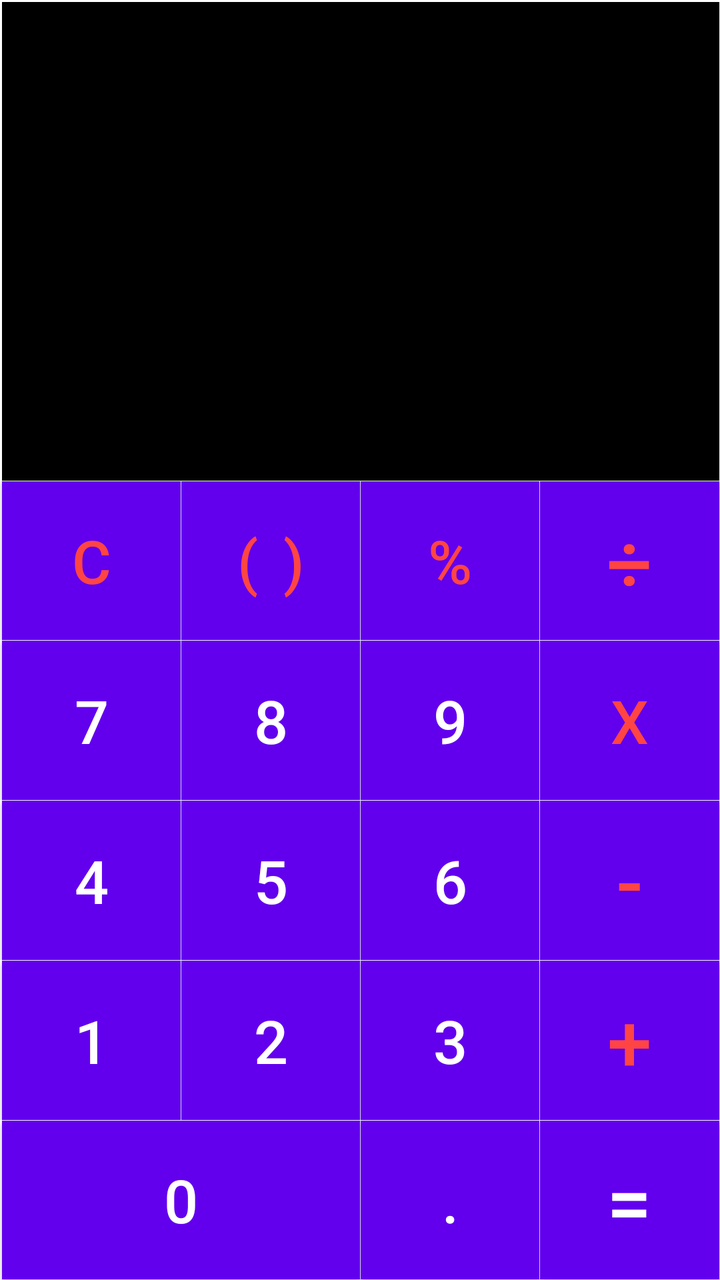
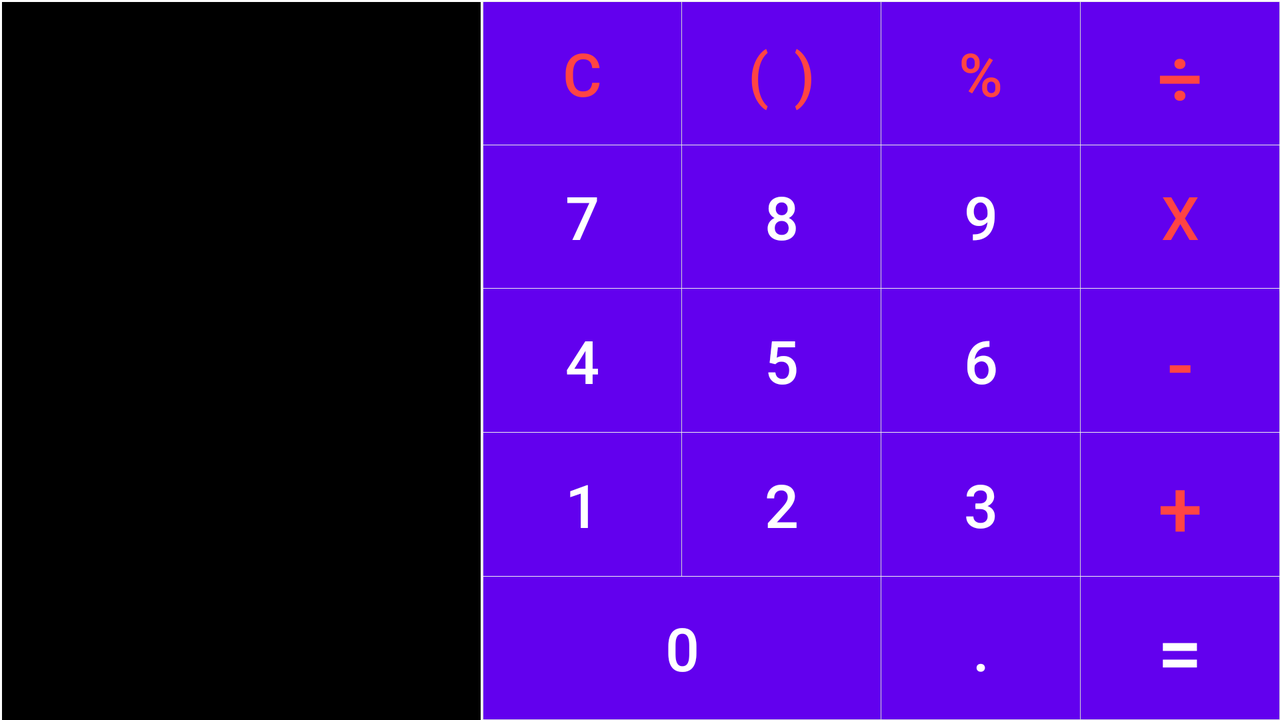

An Android layout and its configuration variant, each rendered on a device that would load it. The default file and the variant file are quoted in full after the pictures.
<!-- AndroidManifest.xml: application theme Theme.SimpleCalculetor -->
<!-- res/layout/activity_main.xml -->
<?xml version="1.0" encoding="utf-8"?>
<LinearLayout xmlns:android="http://schemas.android.com/apk/res/android"
    xmlns:tools="http://schemas.android.com/tools"
    android:layout_width="match_parent"
    android:layout_height="match_parent"
    android:orientation="vertical"
    android:layout_marginTop="0.5dp"
    tools:context="MainActivity">

    <LinearLayout
        android:layout_marginTop="0.1dp"
        android:layout_marginStart="0.9dp"
        android:layout_marginEnd="0.1dp"
        android:background="@android:color/black"
        android:layout_width="match_parent"
        android:layout_height="0dp"
        android:layout_weight="3">

        <TextView
            android:id="@+id/textView_input_numbers"
            android:layout_marginTop="25dp"
            android:layout_width="match_parent"
            android:layout_height="wrap_content"
            android:layout_marginEnd="10dp"
            android:gravity="end"
            android:textColor="@android:color/holo_red_light"
            android:textSize="40sp" />

    </LinearLayout>


    <LinearLayout
        android:layout_width="match_parent"
        android:layout_height="0dp"
        android:layout_weight="1"
        android:orientation="horizontal">

        <Button
            android:id="@+id/button_clear"
            android:layout_width="0dp"
            android:layout_height="match_parent"
            android:layout_marginTop="0.1dp"
            android:layout_marginStart="0.9dp"
            android:layout_marginEnd="0.1dp"
            android:layout_weight="1"
            android:background="@color/black"
            android:text="C"
            android:textColor="@android:color/holo_red_light"
            android:textSize="30sp" />

        <Button
            android:id="@+id/button_parentheses"
            android:layout_width="0dp"
            android:layout_height="match_parent"
            android:layout_marginTop="0.1dp"
            android:layout_marginEnd="0.1dp"
            android:layout_weight="1"
            android:background="@color/black"
            android:text="( )"
            android:textColor="@android:color/holo_red_light"
            android:textSize="30sp" />

        <Button
            android:id="@+id/button_percent"
            android:layout_width="0dp"
            android:layout_height="match_parent"
            android:layout_marginEnd="0.1dp"
            android:layout_marginTop="0.1dp"
            android:layout_weight="1"
            android:background="@color/black"
            android:text="%"
            android:textColor="@android:color/holo_red_light"
            android:textSize="30sp" />

        <Button
            android:id="@+id/button_division"
            android:layout_width="0dp"
            android:layout_height="match_parent"
            android:layout_marginTop="0.1dp"
            android:layout_marginEnd="0.1dp"
            android:layout_weight="1"
            android:background="@color/black"
            android:text="\u00F7"
            android:textColor="@android:color/holo_red_light"
            android:textSize="40sp" />
    </LinearLayout>

    <LinearLayout
        android:layout_width="match_parent"
        android:layout_height="0dp"
        android:layout_weight="1">

        <Button
            android:id="@+id/button_seven"
            android:layout_width="0dp"
            android:layout_height="match_parent"
            android:layout_marginStart="0.9dp"
            android:layout_marginEnd="0.1dp"
            android:layout_marginTop="0.1dp"
            android:layout_weight="1"
            android:background="@android:color/black"
            android:text="7"
            android:textColor="@android:color/white"
            android:textSize="30sp" />

        <Button
            android:id="@+id/button_eight"
            android:layout_width="0dp"
            android:layout_height="match_parent"
            android:layout_marginEnd="0.1dp"
            android:layout_marginTop="0.1dp"
            android:layout_weight="1"
            android:background="@android:color/black"
            android:text="8"
            android:textColor="@android:color/white"
            android:textSize="30sp" />

        <Button
            android:id="@+id/button_nine"
            android:layout_width="0dp"
            android:layout_height="match_parent"
            android:layout_marginEnd="0.1dp"
            android:layout_marginTop="0.1dp"
            android:layout_weight="1"
            android:background="@android:color/black"
            android:text="9"
            android:textColor="@android:color/white"
            android:textSize="30sp" />

        <Button
            android:id="@+id/button_multiplication"
            android:layout_width="0dp"
            android:layout_height="match_parent"
            android:layout_marginEnd="0.1dp"
            android:layout_marginTop="0.1dp"
            android:layout_weight="1"
            android:background="@android:color/black"
            android:text="x"
            android:textColor="@android:color/holo_red_light"
            android:textSize="30sp" />
    </LinearLayout>

    <LinearLayout
        android:layout_width="match_parent"
        android:layout_height="0dp"
        android:layout_weight="1"
        android:orientation="horizontal">

        <Button
            android:id="@+id/button_four"
            android:layout_width="0dp"
            android:layout_height="match_parent"
            android:layout_marginStart="0.9dp"
            android:layout_marginEnd="0.1dp"
            android:layout_marginTop="0.1dp"
            android:layout_weight="1"
            android:background="@android:color/black"
            android:text="4"
            android:textColor="@android:color/white"
            android:textSize="30sp" />

        <Button
            android:id="@+id/button_five"
            android:layout_width="0dp"
            android:layout_height="match_parent"
            android:layout_marginEnd="0.1dp"
            android:layout_marginTop="0.1dp"
            android:layout_weight="1"
            android:background="@android:color/black"
            android:text="5"
            android:textColor="@android:color/white"
            android:textSize="30sp" />

        <Button
            android:id="@+id/button_six"
            android:layout_width="0dp"
            android:layout_height="match_parent"
            android:layout_marginEnd="0.1dp"
            android:layout_marginTop="0.1dp"
            android:layout_weight="1"
            android:background="@android:color/black"
            android:text="6"
            android:textColor="@android:color/white"
            android:textSize="30sp" />

        <Button
            android:id="@+id/button_subtraction"
            android:layout_width="0dp"
            android:layout_height="match_parent"
            android:layout_marginEnd="0.1dp"
            android:layout_marginTop="0.1dp"
            android:layout_weight="1"
            android:background="@android:color/black"
            android:text="-"
            android:textColor="@android:color/holo_red_light"
            android:textSize="40sp" />
    </LinearLayout>

    <LinearLayout
        android:layout_width="match_parent"
        android:layout_height="0dp"
        android:layout_weight="1"
        android:orientation="horizontal">

        <Button
            android:id="@+id/button_one"
            android:layout_width="0dp"
            android:layout_height="match_parent"
            android:layout_marginStart="0.9dp"
            android:layout_marginEnd="0.1dp"
            android:layout_marginTop="0.1dp"
            android:layout_weight="1"
            android:background="@android:color/black"
            android:text="1"
            android:textColor="@android:color/white"
            android:textSize="30sp" />

        <Button
            android:id="@+id/button_two"
            android:layout_width="0dp"
            android:layout_height="match_parent"
            android:layout_marginEnd="0.1dp"
            android:layout_marginTop="0.1dp"
            android:layout_weight="1"
            android:background="@android:color/black"
            android:text="2"
            android:textColor="@android:color/white"
            android:textSize="30sp" />

        <Button
            android:id="@+id/button_three"
            android:layout_width="0dp"
            android:layout_height="match_parent"
            android:layout_marginEnd="0.1dp"
            android:layout_marginTop="0.1dp"
            android:layout_weight="1"
            android:background="@android:color/black"
            android:text="3"
            android:textColor="@android:color/white"
            android:textSize="30sp" />

        <Button
            android:id="@+id/button_addition"
            android:layout_width="0dp"
            android:layout_height="match_parent"
            android:layout_marginEnd="0.1dp"
            android:layout_marginTop="0.1dp"
            android:layout_weight="1"
            android:background="@android:color/black"
            android:text="+"
            android:textColor="@android:color/holo_red_light"
            android:textSize="40sp" />
    </LinearLayout>

    <LinearLayout
        android:layout_width="match_parent"
        android:layout_height="0dp"
        android:layout_weight="1"
        android:orientation="horizontal">

        <Button
            android:id="@+id/button_zero"
            android:layout_width="0dp"
            android:layout_height="match_parent"
            android:layout_marginBottom="0.1dp"
            android:layout_marginStart="0.9dp"
            android:layout_marginEnd="0.1dp"
            android:layout_marginTop="0.1dp"
            android:layout_weight="2"
            android:background="@android:color/black"
            android:text="0"
            android:textColor="@android:color/white"
            android:textSize="30sp" />

        <Button
            android:id="@+id/button_dot"
            android:layout_width="0dp"
            android:layout_height="match_parent"
            android:layout_marginBottom="0.1dp"
            android:layout_marginEnd="0.1dp"
            android:layout_marginTop="0.1dp"
            android:layout_weight="1"
            android:background="@android:color/black"
            android:text="."
            android:textColor="@android:color/white"
            android:textSize="30sp" />

        <Button
            android:id="@+id/button_equal"
            android:layout_width="0dp"
            android:layout_height="match_parent"
            android:layout_marginBottom="0.1dp"
            android:layout_marginEnd="0.1dp"
            android:layout_marginTop="0.1dp"
            android:layout_weight="1"
            android:background="@android:color/holo_red_dark"
            android:text="="
            android:textColor="@android:color/white"
            android:textSize="40sp" />
    </LinearLayout>


</LinearLayout>
<!-- resources referenced by this layout -->
<resources>
  <style name="Theme.SimpleCalculetor" parent="Theme.MaterialComponents.DayNight.DarkActionBar">
          
          <item name="colorPrimary">@color/purple_500</item>
          <item name="colorPrimaryVariant">@color/purple_700</item>
          <item name="colorOnPrimary">@color/white</item>
          
          <item name="colorSecondary">@color/teal_200</item>
          <item name="colorSecondaryVariant">@color/teal_700</item>
          <item name="colorOnSecondary">@color/black</item>
          
          <item name="android:statusBarColor">?attr/colorPrimaryVariant</item>
          
      </style>
</resources>
<!-- res/layout-land/activity_main.xml (the repository's variant of the layout above) -->
<!-- drawn on the phone turned sideways -->
<?xml version="1.0" encoding="utf-8"?>
<LinearLayout xmlns:android="http://schemas.android.com/apk/res/android"
    xmlns:tools="http://schemas.android.com/tools"
    android:layout_width="match_parent"
    android:layout_height="match_parent"
    android:layout_marginTop="0.5dp"
    android:orientation="horizontal"
    android:background="@color/white"
    tools:context="MainActivity">

    <LinearLayout
        android:layout_width="0dp"
        android:layout_height="match_parent"
        android:layout_marginStart="0.9dp"
        android:layout_marginTop="0.1dp"
        android:layout_marginEnd="0.1dp"
        android:layout_weight="3"
        android:background="@android:color/black">

        <TextView
            android:id="@+id/textView_input_numbers"
            android:layout_width="match_parent"
            android:layout_height="match_parent"
            android:layout_margin="15dp"
            android:gravity="end"
            android:textColor="@android:color/holo_red_light"
            android:textSize="40sp" />

    </LinearLayout>

    <LinearLayout
        android:layout_width="0dp"
        android:layout_height="match_parent"
        android:layout_weight="5"
        android:orientation="vertical">

        <LinearLayout
            android:layout_width="match_parent"
            android:layout_height="0dp"
            android:layout_weight="1"
            android:orientation="horizontal">

            <Button
                android:id="@+id/button_clear"
                android:layout_width="0dp"
                android:layout_height="match_parent"
                android:layout_marginStart="0.9dp"
                android:layout_marginTop="0.1dp"
                android:layout_marginEnd="0.1dp"
                android:layout_weight="1"
                android:background="@color/black"
                android:text="C"
                android:textColor="@android:color/holo_red_light"
                android:textSize="30sp" />

            <Button
                android:id="@+id/button_parentheses"
                android:layout_width="0dp"
                android:layout_height="match_parent"
                android:layout_marginTop="0.1dp"
                android:layout_marginEnd="0.1dp"
                android:layout_weight="1"
                android:background="@color/black"
                android:text="( )"
                android:textColor="@android:color/holo_red_light"
                android:textSize="30sp" />

            <Button
                android:id="@+id/button_percent"
                android:layout_width="0dp"
                android:layout_height="match_parent"
                android:layout_marginTop="0.1dp"
                android:layout_marginEnd="0.1dp"
                android:layout_weight="1"
                android:background="@color/black"
                android:text="%"
                android:textColor="@android:color/holo_red_light"
                android:textSize="30sp" />

            <Button
                android:id="@+id/button_division"
                android:layout_width="0dp"
                android:layout_height="match_parent"
                android:layout_marginTop="0.1dp"
                android:layout_marginEnd="0.1dp"
                android:layout_weight="1"
                android:background="@color/black"
                android:text="\u00F7"
                android:textColor="@android:color/holo_red_light"
                android:textSize="40sp" />
        </LinearLayout>

        <LinearLayout
            android:layout_width="match_parent"
            android:layout_height="0dp"
            android:layout_weight="1">

            <Button
                android:id="@+id/button_seven"
                android:layout_width="0dp"
                android:layout_height="match_parent"
                android:layout_marginStart="0.9dp"
                android:layout_marginTop="0.1dp"
                android:layout_marginEnd="0.1dp"
                android:layout_weight="1"
                android:background="@android:color/black"
                android:text="7"
                android:textColor="@android:color/white"
                android:textSize="30sp" />

            <Button
                android:id="@+id/button_eight"
                android:layout_width="0dp"
                android:layout_height="match_parent"
                android:layout_marginTop="0.1dp"
                android:layout_marginEnd="0.1dp"
                android:layout_weight="1"
                android:background="@android:color/black"
                android:text="8"
                android:textColor="@android:color/white"
                android:textSize="30sp" />

            <Button
                android:id="@+id/button_nine"
                android:layout_width="0dp"
                android:layout_height="match_parent"
                android:layout_marginTop="0.1dp"
                android:layout_marginEnd="0.1dp"
                android:layout_weight="1"
                android:background="@android:color/black"
                android:text="9"
                android:textColor="@android:color/white"
                android:textSize="30sp" />

            <Button
                android:id="@+id/button_multiplication"
                android:layout_width="0dp"
                android:layout_height="match_parent"
                android:layout_marginTop="0.1dp"
                android:layout_marginEnd="0.1dp"
                android:layout_weight="1"
                android:background="@android:color/black"
                android:text="x"
                android:textColor="@android:color/holo_red_light"
                android:textSize="30sp" />
        </LinearLayout>

        <LinearLayout
            android:layout_width="match_parent"
            android:layout_height="0dp"
            android:layout_weight="1"
            android:orientation="horizontal">

            <Button
                android:id="@+id/button_four"
                android:layout_width="0dp"
                android:layout_height="match_parent"
                android:layout_marginStart="0.9dp"
                android:layout_marginTop="0.1dp"
                android:layout_marginEnd="0.1dp"
                android:layout_weight="1"
                android:background="@android:color/black"
                android:text="4"
                android:textColor="@android:color/white"
                android:textSize="30sp" />

            <Button
                android:id="@+id/button_five"
                android:layout_width="0dp"
                android:layout_height="match_parent"
                android:layout_marginTop="0.1dp"
                android:layout_marginEnd="0.1dp"
                android:layout_weight="1"
                android:background="@android:color/black"
                android:text="5"
                android:textColor="@android:color/white"
                android:textSize="30sp" />

            <Button
                android:id="@+id/button_six"
                android:layout_width="0dp"
                android:layout_height="match_parent"
                android:layout_marginTop="0.1dp"
                android:layout_marginEnd="0.1dp"
                android:layout_weight="1"
                android:background="@android:color/black"
                android:text="6"
                android:textColor="@android:color/white"
                android:textSize="30sp" />

            <Button
                android:id="@+id/button_subtraction"
                android:layout_width="0dp"
                android:layout_height="match_parent"
                android:layout_marginTop="0.1dp"
                android:layout_marginEnd="0.1dp"
                android:layout_weight="1"
                android:background="@android:color/black"
                android:text="-"
                android:textColor="@android:color/holo_red_light"
                android:textSize="40sp" />
        </LinearLayout>

        <LinearLayout
            android:layout_width="match_parent"
            android:layout_height="0dp"
            android:layout_weight="1"
            android:orientation="horizontal">

            <Button
                android:id="@+id/button_one"
                android:layout_width="0dp"
                android:layout_height="match_parent"
                android:layout_marginStart="0.9dp"
                android:layout_marginTop="0.1dp"
                android:layout_marginEnd="0.1dp"
                android:layout_weight="1"
                android:background="@android:color/black"
                android:text="1"
                android:textColor="@android:color/white"
                android:textSize="30sp" />

            <Button
                android:id="@+id/button_two"
                android:layout_width="0dp"
                android:layout_height="match_parent"
                android:layout_marginTop="0.1dp"
                android:layout_marginEnd="0.1dp"
                android:layout_weight="1"
                android:background="@android:color/black"
                android:text="2"
                android:textColor="@android:color/white"
                android:textSize="30sp" />

            <Button
                android:id="@+id/button_three"
                android:layout_width="0dp"
                android:layout_height="match_parent"
                android:layout_marginTop="0.1dp"
                android:layout_marginEnd="0.1dp"
                android:layout_weight="1"
                android:background="@android:color/black"
                android:text="3"
                android:textColor="@android:color/white"
                android:textSize="30sp" />

            <Button
                android:id="@+id/button_addition"
                android:layout_width="0dp"
                android:layout_height="match_parent"
                android:layout_marginTop="0.1dp"
                android:layout_marginEnd="0.1dp"
                android:layout_weight="1"
                android:background="@android:color/black"
                android:text="+"
                android:textColor="@android:color/holo_red_light"
                android:textSize="40sp" />
        </LinearLayout>

        <LinearLayout
            android:layout_width="match_parent"
            android:layout_height="0dp"
            android:layout_weight="1"
            android:orientation="horizontal">

            <Button
                android:id="@+id/button_zero"
                android:layout_width="0dp"
                android:layout_height="match_parent"
                android:layout_marginStart="0.9dp"
                android:layout_marginTop="0.1dp"
                android:layout_marginEnd="0.1dp"
                android:layout_marginBottom="0.1dp"
                android:layout_weight="2"
                android:background="@android:color/black"
                android:text="0"
                android:textColor="@android:color/white"
                android:textSize="30sp" />

            <Button
                android:id="@+id/button_dot"
                android:layout_width="0dp"
                android:layout_height="match_parent"
                android:layout_marginTop="0.1dp"
                android:layout_marginEnd="0.1dp"
                android:layout_marginBottom="0.1dp"
                android:layout_weight="1"
                android:background="@android:color/black"
                android:text="."
                android:textColor="@android:color/white"
                android:textSize="30sp" />

            <Button
                android:id="@+id/button_equal"
                android:layout_width="0dp"
                android:layout_height="match_parent"
                android:layout_marginTop="0.1dp"
                android:layout_marginEnd="0.1dp"
                android:layout_marginBottom="0.1dp"
                android:layout_weight="1"
                android:background="@android:color/holo_red_dark"
                android:text="="
                android:textColor="@android:color/white"
                android:textSize="40sp" />
        </LinearLayout>

    </LinearLayout>

</LinearLayout>
